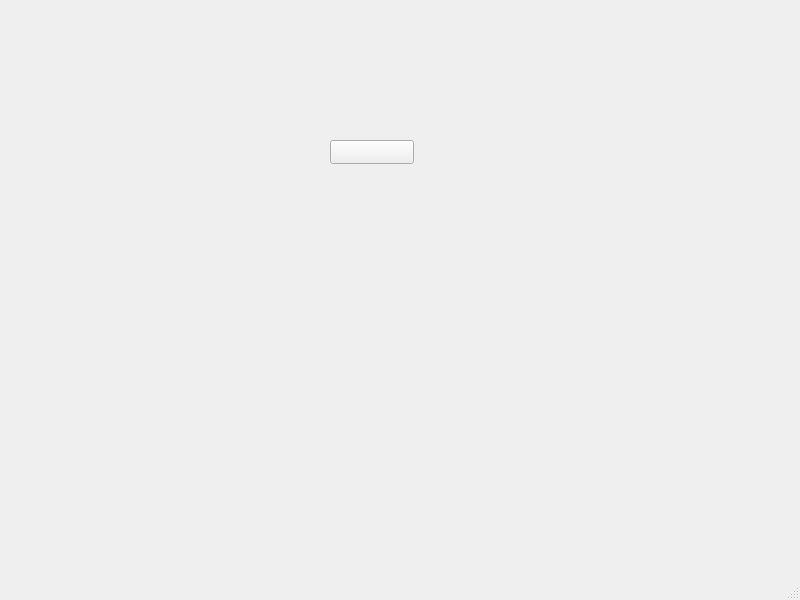
<?xml version="1.0" encoding="UTF-8"?>
<ui version="4.0">
 <class>Nfive</class>
 <widget class="QMainWindow" name="Nfive">
  <property name="geometry">
   <rect>
    <x>0</x>
    <y>0</y>
    <width>800</width>
    <height>600</height>
   </rect>
  </property>
  <property name="windowTitle">
   <string>MainWindow</string>
  </property>
  <widget class="QWidget" name="centralwidget">
   <widget class="QPushButton" name="pushButton_2">
    <property name="geometry">
     <rect>
      <x>330</x>
      <y>140</y>
      <width>84</width>
      <height>24</height>
     </rect>
    </property>
    <property name="text">
     <string/>
    </property>
   </widget>
  </widget>
  <widget class="QMenuBar" name="menubar">
   <property name="geometry">
    <rect>
     <x>0</x>
     <y>0</y>
     <width>800</width>
     <height>25</height>
    </rect>
   </property>
  </widget>
  <widget class="QStatusBar" name="statusbar"/>
 </widget>
 <resources/>
 <connections/>
</ui>
